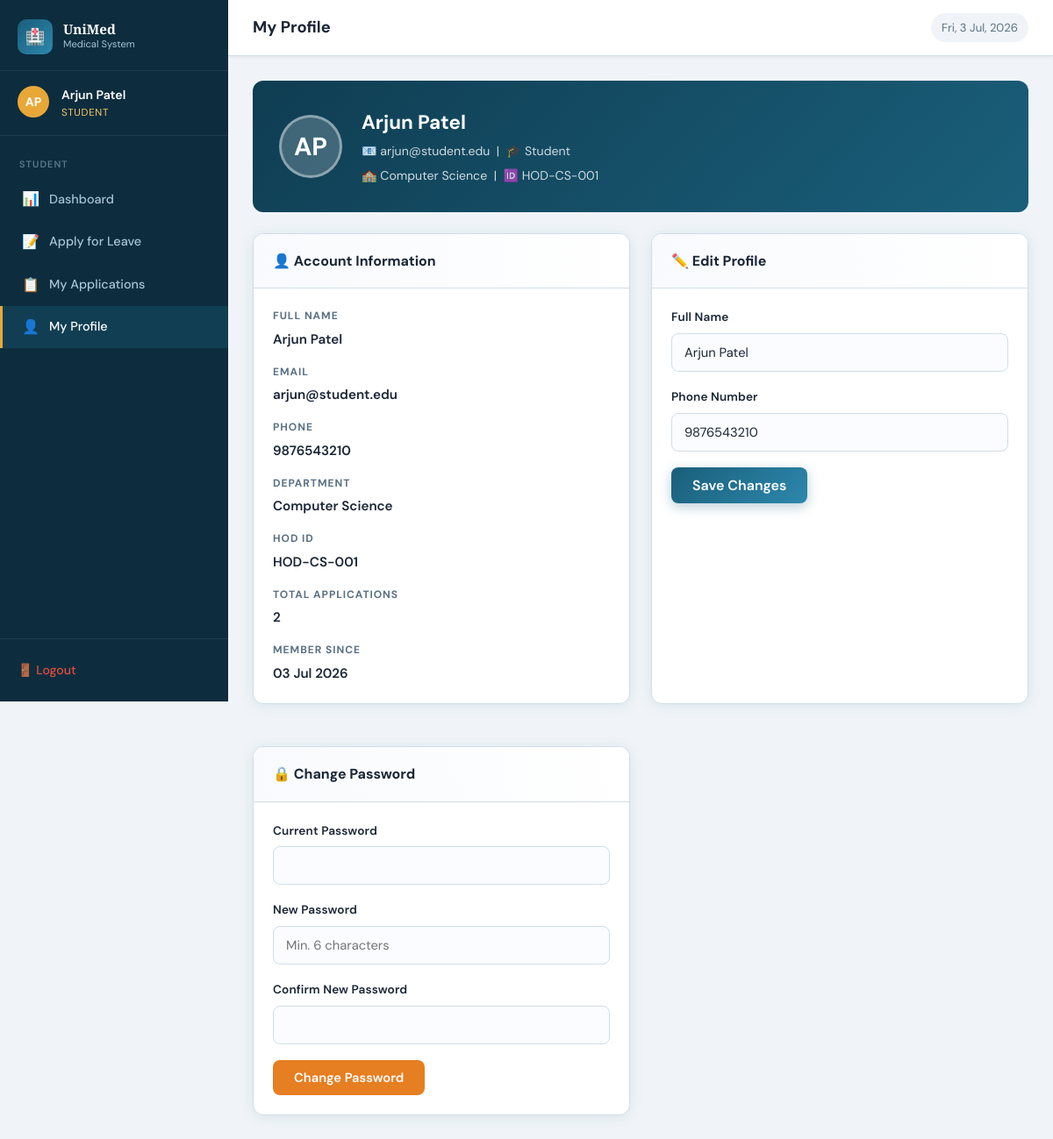
Page /student/profile.php (signed in) on the committed database.
### tables this page shows
CREATE TABLE IF NOT EXISTS users (
    id INT AUTO_INCREMENT PRIMARY KEY,
    name VARCHAR(100) NOT NULL,
    email VARCHAR(150) NOT NULL UNIQUE,
    password VARCHAR(255) NOT NULL,
    role ENUM('student','hod','receptionist','admin') NOT NULL DEFAULT 'student',
    hod_id VARCHAR(20) DEFAULT NULL,
    department VARCHAR(100) DEFAULT NULL,
    phone VARCHAR(20) DEFAULT NULL,
    otp VARCHAR(10) DEFAULT NULL,
    otp_expiry DATETIME DEFAULT NULL,
    is_verified TINYINT(1) DEFAULT 0,
    created_at DATETIME DEFAULT CURRENT_TIMESTAMP
);

### config/helpers.php (called while the page is built, shortened)
<?php
function sanitize($str) {
    return htmlspecialchars(strip_tags(trim($str)));
}
function getInitials($name) {
    $parts = explode(' ', trim($name));
    $initials = '';
    foreach ($parts as $p) {
        $initials .= strtoupper(substr($p, 0, 1));
    }
    return substr($initials, 0, 2);
}
?>

### student/profile.php (the view, shortened to what this page needs)
<?php
require_once '../config/helpers.php';
$db  = getDB();
$uid = $_SESSION['user_id'];
$stmt = $db->prepare("SELECT * FROM users WHERE id=?");
$stmt->bind_param("i", $uid);
$stmt->execute();
$user = $stmt->get_result()->fetch_assoc();
$stmt2 = $db->prepare("SELECT COUNT(*) as total FROM applications WHERE student_id=?");
$stmt2->bind_param("i", $uid);
$stmt2->execute();
$total = $stmt2->get_result()->fetch_assoc()['total'];
?>
<!DOCTYPE html>
<html lang="en">
<head>
<link rel="stylesheet" href="../assets/css/style.css">
</head>
<body>
<div class="layout">
<?php include '../config/sidebar.php'; ?>
<div class="main-content">
    <div class="topbar">
        <div class="topbar-left">
            <h2>My Profile</h2>
        </div>
        <div class="topbar-right">
            <span class="topbar-date" id="currentDate"></span>
        </div>
    </div>
    <div class="page-body">
        <div class="profile-header">
            <div class="profile-avatar"><?= getInitials($user['name']) ?></div>
            <div>
                <h2><?= sanitize($user['name']) ?></h2>
                <p>📧 <?= sanitize($user['email']) ?> &nbsp;|&nbsp; 🎓 Student</p>
                <p style="margin-top:6px;">🏫 <?= sanitize($user['department']??'N/A') ?> &nbsp;|&nbsp; 🆔 <?= sanitize($user['hod_id']??'N/A') ?></p>
            </div>
        </div>
        <div style="display:grid;grid-template-columns:1fr 1fr;gap:24px;flex-wrap:wrap;">
            <div class="card">
                <div class="card-header"><h3>👤 Account Information</h3></div>
                <div class="card-body">
                    <div class="info-grid">
                        <div class="info-item">
                            <div class="info-label">Full Name</div>
                            <div class="info-value"><?= sanitize($user['name']) ?></div>
                        </div>
                        <div class="info-item">
                            <div class="info-label">Email</div>
                            <div class="info-value"><?= sanitize($user['email']) ?></div>
                        </div>
                        <div class="info-item">
                            <div class="info-label">Phone</div>
                            <div class="info-value"><?= sanitize($user['phone']??'Not provided') ?></div>
                        </div>
                        <div class="info-item">
                            <div class="info-label">Department</div>
                            <div class="info-value"><?= sanitize($user['department']??'N/A') ?></div>
                        </div>
                        <div class="info-item">
                            <div class="info-label">HOD ID</div>
                            <div class="info-value"><?= sanitize($user['hod_id']??'N/A') ?></div>
                        </div>
                        <div class="info-item">
                            <div class="info-label">Total Applications</div>
                            <div class="info-value"><?= $total ?></div>
                        </div>
                        <div class="info-item">
                            <div class="info-label">Member Since</div>
                            <div class="info-value"><?= date('d M Y', strtotime($user['created_at'])) ?></div>
                        </div>
                    </div>
                </div>
            </div>
            <div class="card">
                <div class="card-header"><h3>✏️ Edit Profile</h3></div>
                <div class="card-body">
                    <form method="POST">
                        <div class="form-group">
                            <label>Full Name</label>
                            <input type="text" name="name" value="<?= sanitize($user['name']) ?>" required>
                        </div>
                        <div class="form-group">
                            <label>Phone Number</label>
                            <input type="tel" name="phone" value="<?= sanitize($user['phone']??'') ?>" placeholder="10-digit mobile">
                        </div>
                        <button type="submit" class="btn btn-primary" style="width:auto;padding:10px 24px;">Save Changes</button>
                    </form>
                </div>
            </div>
            <div class="card">
                <div class="card-header"><h3>🔒 Change Password</h3></div>
                <div class="card-body">
                    <form method="POST">
                        <div class="form-group">
                            <label>Current Password</label>
                            <input type="password" name="old_password" required>
                        </div>
                        <div class="form-group">
                            <label>New Password</label>
                            <input type="password" name="new_password" placeholder="Min. 6 characters" required>
                        </div>
                        <div class="form-group">
                            <label>Confirm New Password</label>
                            <input type="password" name="confirm_password" required>
                        </div>
                        <button type="submit" class="btn btn-warning" style="width:auto;padding:10px 24px;">Change Password</button>
                    </form>
                </div>
            </div>
        </div>
    </div>
</div>
</div>
</body>
</html>

### assets/css/style.css (style rules this page uses)
:root { --primary: #1a5f7a; --primary-light: #2d87ad; --primary-dark: #0f3d52; --accent: #e8a838; --accent-light: #f5c668; --danger: #c0392b; --danger-light: #e74c3c; --success: #1a7a4a; --success-light: #27ae60; --warning: #e67e22; --info: #2980b9; --bg: #f0f4f8; --bg-dark: #e2eaf2; --sidebar-bg: #0d2d3e; --sidebar-text: #a8c4d4; --sidebar-active: #1a5f7a; --card-bg: #ffffff; --text: #1a2535; --text-muted: #5a7184; --border: #d0dde8; --shadow: 0 2px 16px rgba(26,95,122,0.10); --shadow-lg: 0 8px 32px rgba(26,95,122,0.16); --radius: 12px; --radius-sm: 8px; --sidebar-width: 260px; --header-height: 64px; }
*, *::before, *::after { box-sizing: border-box; margin: 0; padding: 0; }
body { font-family: 'DM Sans', sans-serif; background: var(--bg); color: var(--text); min-height: 100vh; font-size: 15px; line-height: 1.6; }
.form-group { margin-bottom: 18px; }
.form-group label { display: block; font-size: 0.85rem; font-weight: 600; color: var(--text); margin-bottom: 7px; letter-spacing: 0.01em; }
.form-group input, .form-group select, .form-group textarea { width: 100%; padding: 11px 14px; border: 1.5px solid var(--border); border-radius: var(--radius-sm); font-family: 'DM Sans', sans-serif; font-size: 0.92rem; color: var(--text); background: #fafcff; transition: border-color 0.2s, box-shadow 0.2s; outline: none; }
.btn { display: inline-flex; align-items: center; justify-content: center; gap: 8px; padding: 11px 24px; border-radius: var(--radius-sm); font-family: 'DM Sans', sans-serif; font-size: 0.92rem; font-weight: 600; cursor: pointer; border: none; transition: all 0.2s; text-decoration: none; white-space: nowrap; }
.btn-primary { background: linear-gradient(135deg, var(--primary), var(--primary-light)); color: white; width: 100%; padding: 13px; font-size: 1rem; box-shadow: 0 4px 14px rgba(26,95,122,0.30); }
.btn-warning { background: var(--warning); color: white; }
.layout { display: flex; min-height: 100vh; }
.main-content { margin-left: var(--sidebar-width); flex: 1; min-height: 100vh; display: flex; flex-direction: column; }
.topbar { height: var(--header-height); background: white; border-bottom: 1px solid var(--border); display: flex; align-items: center; justify-content: space-between; padding: 0 28px; position: sticky; top: 0; z-index: 50; box-shadow: 0 1px 4px rgba(0,0,0,0.06); }
.topbar-left { display: flex; align-items: center; gap: 14px; }
.topbar h2 { font-size: 1.15rem; font-weight: 700; color: var(--text); }
.topbar-right { display: flex; align-items: center; gap: 14px; }
.topbar-date { font-size: 0.82rem; color: var(--text-muted); background: var(--bg); padding: 6px 12px; border-radius: 20px; }
.page-body { padding: 28px; flex: 1; }
.card { background: var(--card-bg); border-radius: var(--radius); border: 1px solid var(--border); box-shadow: var(--shadow); overflow: hidden; margin-bottom: 24px; }
.card-header { padding: 18px 22px; border-bottom: 1px solid var(--border); display: flex; align-items: center; justify-content: space-between; background: linear-gradient(to right, #f8fafd, white); }
.card-header h3 { font-size: 1rem; font-weight: 700; color: var(--text); display: flex; align-items: center; gap: 8px; }
.card-body { padding: 22px; }
.profile-header { background: linear-gradient(135deg, var(--primary-dark), var(--primary)); border-radius: var(--radius); padding: 30px; color: white; display: flex; align-items: center; gap: 22px; margin-bottom: 24px; }
.profile-avatar { width: 72px; height: 72px; background: rgba(255,255,255,0.2); border-radius: 50%; border: 3px solid rgba(255,255,255,0.4); display: flex; align-items: center; justify-content: center; font-size: 1.8rem; font-weight: 700; flex-shrink: 0; }
.profile-header h2 { font-size: 1.4rem; font-weight: 700; }
.profile-header p { font-size: 0.88rem; opacity: 0.8; margin-top: 3px; }
.info-grid { display: grid; grid-template-columns: repeat(auto-fit, minmax(200px, 1fr)); gap: 16px; }
.info-item .info-label { font-size: 0.75rem; text-transform: uppercase; letter-spacing: 0.08em; color: var(--text-muted); font-weight: 700; margin-bottom: 4px; }
.info-item .info-value { font-size: 0.95rem; font-weight: 600; color: var(--text); }

### rows in the picture
users: name "AP", name "Arjun Patel", email "arjun@student.edu", department "Computer Science", hod "HOD-CS-001", phone "9876543210", created_at "03 Jul 2026"

### other values in the picture
getInitials($_SESSION['name']) "AP"
$_SESSION['name'] "Arjun Patel"
roleName($_SESSION['role']) "STUDENT"
$total "2"
